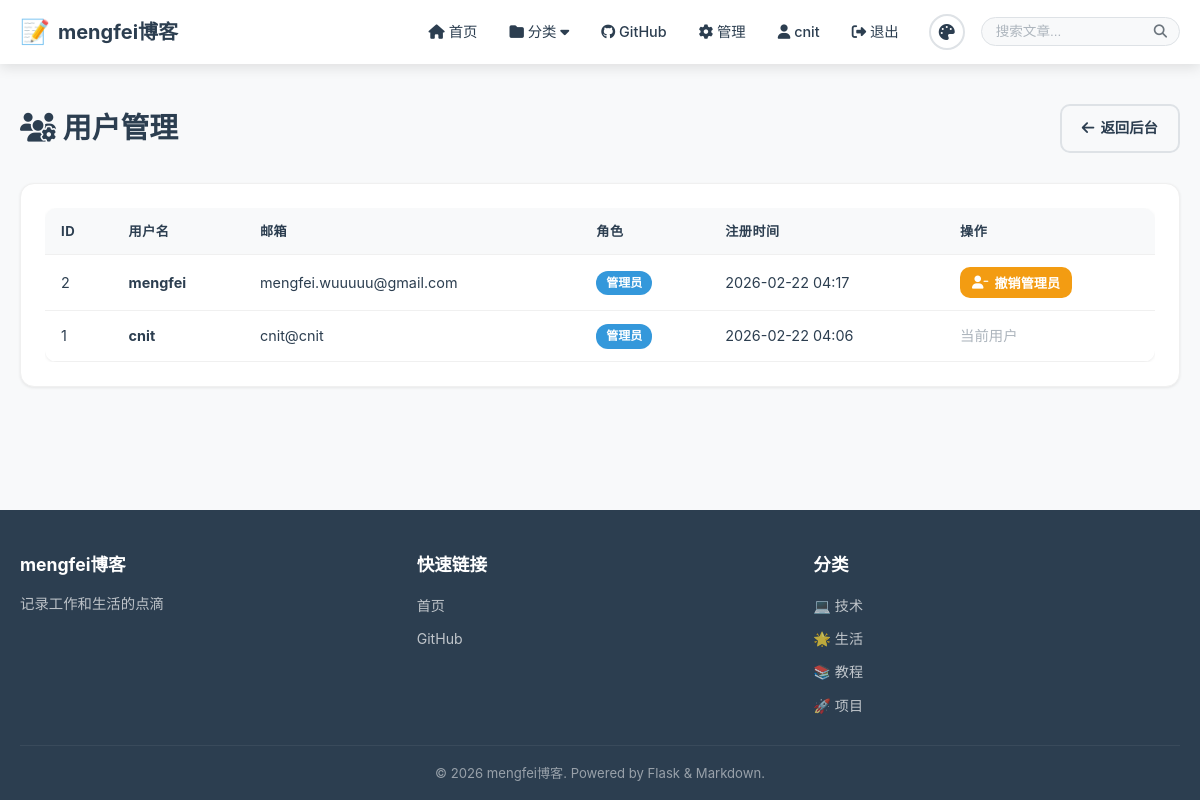
Page /admin/users (signed in) on the committed database.
### models/__init__.py (models this page shows, shortened)
class User(UserMixin, db.Model):
    __tablename__ = 'users'
    id = db.Column(db.Integer, primary_key=True)
    username = db.Column(db.String(80), unique=True, nullable=False, index=True)
    email = db.Column(db.String(120), unique=True, nullable=False, index=True)
    password_hash = db.Column(db.String(256), nullable=False)
    avatar = db.Column(db.String(256), default='')
    bio = db.Column(db.Text, default='')
    is_admin = db.Column(db.Boolean, default=False)
    theme = db.Column(db.String(20), default='light')
    created_at = db.Column(db.DateTime, default=datetime.utcnow)
    posts = db.relationship('Post', backref='author', lazy='dynamic')

class Category(db.Model):
    __tablename__ = 'categories'
    id = db.Column(db.Integer, primary_key=True)
    name = db.Column(db.String(50), unique=True, nullable=False)
    slug = db.Column(db.String(50), unique=True, nullable=False)
    description = db.Column(db.Text, default='')
    color = db.Column(db.String(7), default='#3498db')
    icon = db.Column(db.String(50), default='📁')
    order = db.Column(db.Integer, default=0)
    created_at = db.Column(db.DateTime, default=datetime.utcnow)

### app.py (the view)
    @app.route('/admin/users')
    @login_required
    @admin_required
    def manage_users():
        users = User.query.order_by(User.created_at.desc()).all()
        return render_template('users_admin.html', users=users)

### templates/users_admin.html (shortened to what this page needs)
{% extends "base.html" %}
{% block content %}
<div class="container">
    <div class="admin-header">
        <h1><i class="fas fa-users-cog"></i> 用户管理</h1>
        <a href="{{ url_for('admin_dashboard') }}" class="btn btn-outline">
            <i class="fas fa-arrow-left"></i> 返回后台
        </a>
    </div>
    <div class="card">
        <div class="table-responsive">
            <table class="table">
                <thead>
                    <tr>
                        <th>ID</th>
                        <th>用户名</th>
                        <th>邮箱</th>
                        <th>角色</th>
                        <th>注册时间</th>
                        <th>操作</th>
                    </tr>
                </thead>
                <tbody>
                    {% for user in users %}
                    <tr>
                        <td>{{ user.id }}</td>
                        <td><strong>{{ user.username }}</strong></td>
                        <td>{{ user.email }}</td>
                        <td>
                            {% if user.is_admin %}
                            <span class="badge badge-primary">管理员</span>
                            {% else %}
                            <span class="badge badge-secondary">普通用户</span>
                            {% endif %}
                        </td>
                        <td>{{ user.created_at.strftime('%Y-%m-%d %H:%M') }}</td>
                        <td>
                            {% if user.id != current_user.id %}
                            <form action="{{ url_for('toggle_admin', user_id=user.id) }}" method="post" style="display:inline">
                                <button type="submit" class="btn btn-sm {% if user.is_admin %}btn-warning{% else %}btn-success{% endif %}">
                                    {% if user.is_admin %}
                                    <i class="fas fa-user-minus"></i> 撤销管理员
                                    {% else %}
                                    <i class="fas fa-user-shield"></i> 设为管理员
                                    {% endif %}
                                </button>
                            </form>
                            {% else %}
                            <span class="text-muted">当前用户</span>
                            {% endif %}
                        </td>
                    </tr>
                    {% endfor %}
                </tbody>
            </table>
        </div>
    </div>
</div>
{% endblock %}

### templates/base.html (shortened to what this page needs)
<!DOCTYPE html>
<html lang="zh-CN" data-theme="{{ current_theme }}">
<head>
    <link rel="stylesheet" href="{{ url_for('static', filename='css/style.css') }}">
    <link rel="stylesheet" href="{{ url_for('static', filename='css/markdown.css') }}">
    <link rel="stylesheet" href="https://cdnjs.cloudflare.com/ajax/libs/font-awesome/6.5.0/css/all.min.css">
</head>
<body>
    <nav class="navbar">
        <div class="container nav-container">
            <a href="{{ url_for('index') }}" class="nav-brand">
                <span class="brand-icon">📝</span>
                <span class="brand-text">{{ blog_title }}</span>
            </a>
            <div class="nav-menu" id="navMenu">
                <div class="nav-links">
                    <a href="{{ url_for('index') }}" class="nav-link {% if request.endpoint == 'index' %}active{% endif %}">
                        <i class="fas fa-home"></i> 首页
                    </a>
                    <div class="nav-dropdown">
                        <a href="#" class="nav-link dropdown-toggle">
                            <i class="fas fa-folder"></i> 分类 <i class="fas fa-caret-down"></i>
                        </a>
                    </div>
                    <a href="{{ url_for('github_page') }}" class="nav-link {% if request.endpoint == 'github_page' %}active{% endif %}">
                        <i class="fab fa-github"></i> GitHub
                    </a>
                    {% if current_user.is_authenticated %}
                        {% if current_user.is_admin %}
                        <a href="{{ url_for('admin_dashboard') }}" class="nav-link">
                            <i class="fas fa-cog"></i> 管理
                        </a>
                        {% endif %}
                        <a href="{{ url_for('profile') }}" class="nav-link">
                            <i class="fas fa-user"></i> {{ current_user.username }}
                        </a>
                        <a href="{{ url_for('logout') }}" class="nav-link">
                            <i class="fas fa-sign-out-alt"></i> 退出
                        </a>
                    {% endif %}
                </div>
                <div class="theme-switcher">
                    <button class="theme-btn" id="themeToggle" title="切换主题">
                        <i class="fas fa-palette"></i>
                    </button>
                </div>
                <form class="search-form" action="{{ url_for('index') }}" method="get">
                    <div class="search-input-wrapper">
                        <input type="text" name="q" placeholder="搜索文章..."
                               value="{{ request.args.get('q', '') }}" class="search-input">
                        <button type="submit" class="search-btn">
                            <i class="fas fa-search"></i>
                        </button>
                    </div>
                </form>
            </div>
        </div>
    </nav>
    <main class="main-content">
        {% block content %}{% endblock %}
    </main>
    <footer class="footer">
        <div class="container">
            <div class="footer-content">
                <div class="footer-section">
                    <h3>{{ blog_title }}</h3>
                    <p>{{ blog_subtitle }}</p>
                </div>
                <div class="footer-section">
                    <h3>快速链接</h3>
                    <ul>
                        <li><a href="{{ url_for('index') }}">首页</a></li>
                        <li><a href="{{ url_for('github_page') }}">GitHub</a></li>
                    </ul>
                </div>
                <div class="footer-section">
                    <h3>分类</h3>
                    <ul>
                        {% for cat in all_categories[:5] %}
                        <li><a href="{{ url_for('view_category', slug=cat.slug) }}">{{ cat.icon }} {{ cat.name }}</a></li>
                        {% endfor %}
                    </ul>
                </div>
            </div>
            <div class="footer-bottom">
                <p>&copy; {{ current_year }} {{ blog_title }}. Powered by Flask & Markdown.</p>
            </div>
        </div>
    </footer>
</body>
</html>

### rows in the picture
User: username "cnit", id "1", email "cnit@cnit", is_admin "管理员", created_at "2026-02-22 04:06", shows "当前用户"
User: id "2", username "mengfei", email "mengfei.wuuuuu@gmail.com", is_admin "管理员", created_at "2026-02-22 04:17"
Category: icon "💻", name "技术"
Category: icon "🌟", name "生活"
Category: icon "📚", name "教程"
Category: icon "🚀", name "项目"

### other values in the picture
{{ blog_title }} "mengfei博客"
{{ blog_subtitle }} "记录工作和生活的点滴"
